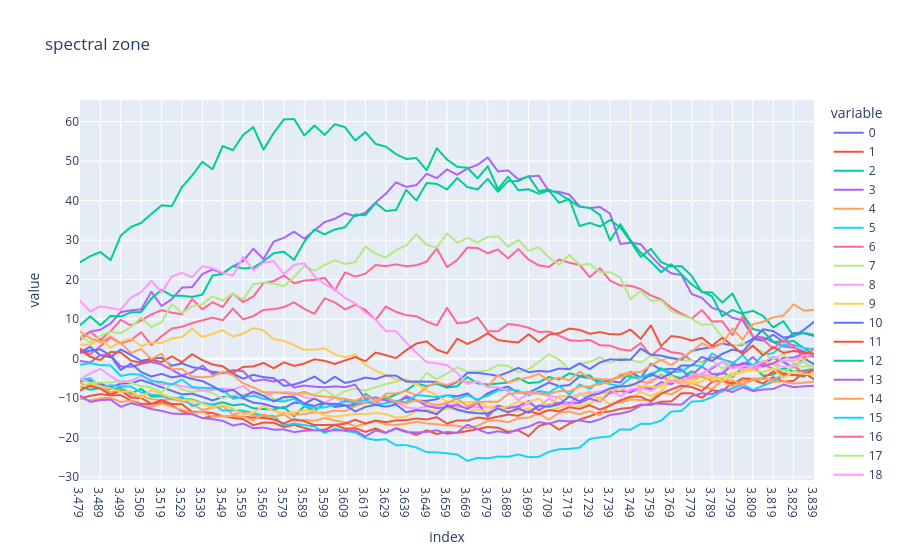

The code cell stored with this chart in its notebook:
### Code cell
from explaining import extract_spectral_zones
# establishing spectral cuts based on expert knowledge of XRF spectra
spectral_cuts = [
('Si', 0.997, 1.920),
('background1', 1.930, 2.413),
('Cl', 2.413, 2.984),
('background2', 2.984, 3.134),
('K', 3.134, 3.479),
('Ca', 3.479, 3.839),
('Fe ka', 6.161, 6.732),
('Fe kb', 6.732, 7.242),
('Ni', 7.242, 7.712),
('Cu', 7.712, 8.348),
('Zn ka', 8.348, 8.963),
('Ga', 8.963, 9.414),
('Zn kb', 9.414, 9.739),
('background3', 9.739, 10.379),
('Pb La', 10.379, 10.725),
('background4', 10.725, 12.391),
('Pb Lb', 12.391, 12.831),
('background5', 12.831, 15.333),
('Mo compton scattering', 15.333, 17.215),
('Mo rayleigh scattering', 17.215, 17.765),
('background6', 17.765, 20.007),
]
spectral_zones_class = extract_spectral_zones(Xcalclass_prep, spectral_cuts) # extracting the spectral zones
spectral_zones_class['Ca'].T.plot(title='spectral zone') # plotting the Al ka spectral zone
